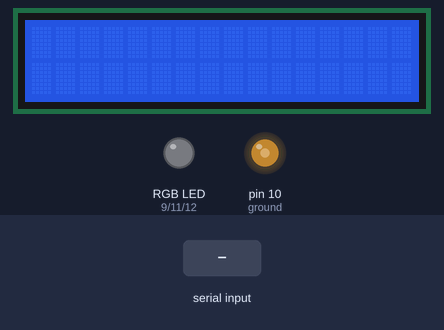
Bench run of a sketch on a simulated Arduino Uno, built with avr-gcc and run on an emulated ATmega328P. Parts: 16×2 character LCD, an RGB LED mixed from three pins (HIGH = lit), output pins drawn as LEDs (lit = HIGH). Inputs (shaded band) come from the test bench. Dim RGB values are drawn brighter than linear.

Above: at 1.2 s.
1.3 s: "/1" received over Serial
At 1.32 s:
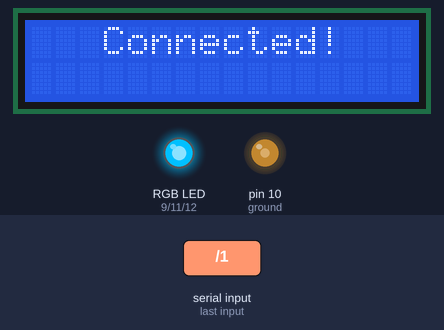
At 2.1 s:
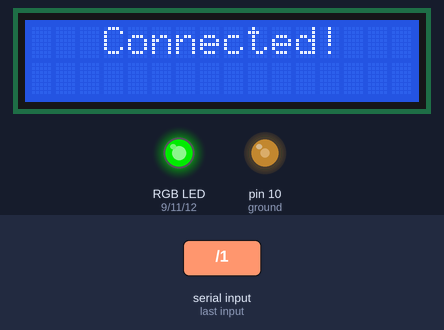
2.9 s: "/0" received over Serial
At 4.4 s:
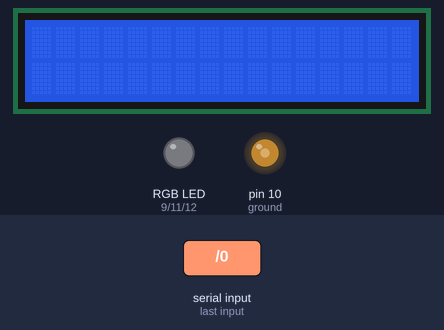
Timing chart, 0 to 5.9 s (numbered marks = the images above; inputs shaded):
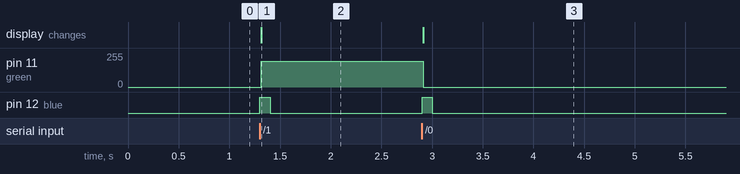

Measured:
- after the input at 1.3 s, pin 11 (green): 0/255 → 192/255 at once; pin 12 (blue): LOW → HIGH at once, → LOW 0.10 s later; the display: changes at once (image 1)
- after the input at 2.9 s, pin 11 (green): 192/255 → 0/255 at once; pin 12 (blue): LOW → HIGH at once, → LOW 0.10 s later; the display: changes at once (image 3)

The sketch:

LCD.ino
```cpp
#include <LiquidCrystal.h>

unsigned long Time;

int row;

String lcdTop;
String lcdBottom;

const int red = 9;
const int green = 11;
const int blue = 12;
const int ground = 10;

// initialize the library by associating any needed LCD interface pin
// with the arduino pin number it is connected to
const int rs = 2, en = 3, d4 = 4, d5 = 5, d6 = 6, d7 = 7;

LiquidCrystal lcd(rs, en, d4, d5, d6, d7);

void setup() {
  pinMode(red, OUTPUT);
  pinMode(green, OUTPUT);
  pinMode(blue, OUTPUT);
  pinMode(ground, OUTPUT);
  digitalWrite(ground, LOW);
  analogWrite(10, 120);
  // set up the LCD's number of columns and rows:
  lcd.begin(16, 2);
  lcd.setCursor(0, 0);
  Serial.begin(9600);
  Serial.setTimeout(8);
}

void loop() {
  long prevTime = Time;
  while(Serial.available() == 0)//serial dormant
  {


    Time = millis();
    if(Time >= 100 + prevTime)//wait 50ms
    {
      digitalWrite(blue, LOW);
    }
  }
  digitalWrite(blue, HIGH);

  String output = Serial.readString();
  int outputLength = output.length();
  String headOutput = output.substring(0, 2);


  if(headOutput == "/1")
  {
    lcd.setCursor(0, 0);
    lcd.print("   Connected!   ");
    analogWrite(green, 192);
  }
  else if(headOutput == "/0")
  {
    lcd.clear();
    lcdTop = "";
    lcdBottom = "";
    digitalWrite(green, LOW);
  }
  else
  {
    if(headOutput == "/c")
    {
      lcd.clear();

      lcdTop = "";
      lcdBottom = "";

      if(outputLength > 2)
      {
        lcd.print(output.substring(2, outputLength));
      }
    }
    else if(headOutput == "/n")
    {
      lcdBottom = output.substring(2, outputLength);
      lcd.clear();
      lcd.setCursor(0, 1);
      lcd.print(lcdBottom);
      lcd.setCursor(0, 0);
      lcd.print(lcdTop);
    }
    else
    {
      lcdTop = output;
      lcd.clear();
      lcd.setCursor(0, 0);
      lcd.print(lcdTop);
      lcd.setCursor(0, 1);
      lcd.print(lcdBottom);
    }
  }
  Serial.flush();
}
```
